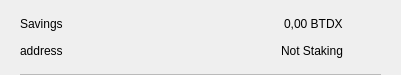
<?xml version="1.0" encoding="UTF-8"?>
<ui version="4.0">
 <class>CSRow</class>
 <widget class="QWidget" name="CSRow">
  <property name="geometry">
   <rect>
    <x>0</x>
    <y>0</y>
    <width>401</width>
    <height>75</height>
   </rect>
  </property>
  <property name="windowTitle">
   <string>Form</string>
  </property>
  <layout class="QVBoxLayout" name="verticalLayout">
   <property name="spacing">
    <number>0</number>
   </property>
   <property name="leftMargin">
    <number>20</number>
   </property>
   <property name="topMargin">
    <number>10</number>
   </property>
   <property name="rightMargin">
    <number>20</number>
   </property>
   <property name="bottomMargin">
    <number>0</number>
   </property>
   <item>
    <widget class="QWidget" name="info" native="true">
     <property name="minimumSize">
      <size>
       <width>0</width>
       <height>0</height>
      </size>
     </property>
     <layout class="QHBoxLayout" name="horizontalLayout_3">
      <property name="leftMargin">
       <number>0</number>
      </property>
      <property name="topMargin">
       <number>0</number>
      </property>
      <property name="rightMargin">
       <number>0</number>
      </property>
      <property name="bottomMargin">
       <number>10</number>
      </property>
      <item>
       <widget class="QWidget" name="container" native="true">
        <property name="minimumSize">
         <size>
          <width>0</width>
          <height>0</height>
         </size>
        </property>
        <layout class="QVBoxLayout" name="verticalLayout_2">
         <property name="spacing">
          <number>0</number>
         </property>
         <property name="leftMargin">
          <number>0</number>
         </property>
         <property name="topMargin">
          <number>0</number>
         </property>
         <property name="rightMargin">
          <number>0</number>
         </property>
         <property name="bottomMargin">
          <number>0</number>
         </property>
         <item>
          <layout class="QHBoxLayout" name="horizontalLayout">
           <item>
            <widget class="QLabel" name="labelName">
             <property name="text">
              <string>Savings</string>
             </property>
            </widget>
           </item>
           <item>
            <spacer name="horizontalSpacer">
             <property name="orientation">
              <enum>Qt::Horizontal</enum>
             </property>
             <property name="sizeHint" stdset="0">
              <size>
               <width>40</width>
               <height>20</height>
              </size>
             </property>
            </spacer>
           </item>
           <item>
            <widget class="QLabel" name="labelAmount">
             <property name="text">
              <string>0,00 BTDX</string>
             </property>
            </widget>
           </item>
          </layout>
         </item>
         <item>
          <layout class="QHBoxLayout" name="horizontalLayout_2">
           <item>
            <widget class="QLabel" name="labelAddress">
             <property name="text">
              <string>address</string>
             </property>
            </widget>
           </item>
           <item>
            <spacer name="horizontalSpacer_2">
             <property name="orientation">
              <enum>Qt::Horizontal</enum>
             </property>
             <property name="sizeHint" stdset="0">
              <size>
               <width>40</width>
               <height>20</height>
              </size>
             </property>
            </spacer>
           </item>
           <item>
            <widget class="QLabel" name="labelStaking">
             <property name="text">
              <string>Not Staking</string>
             </property>
            </widget>
           </item>
          </layout>
         </item>
        </layout>
       </widget>
      </item>
      <item alignment="Qt::AlignHCenter|Qt::AlignVCenter">
       <widget class="QPushButton" name="pushButtonMenu">
        <property name="minimumSize">
         <size>
          <width>24</width>
          <height>24</height>
         </size>
        </property>
        <property name="maximumSize">
         <size>
          <width>32</width>
          <height>32</height>
         </size>
        </property>
        <property name="focusPolicy">
         <enum>Qt::NoFocus</enum>
        </property>
        <property name="styleSheet">
         <string notr="true">border:none; background-color:transparent;</string>
        </property>
        <property name="text">
         <string/>
        </property>
        <property name="icon">
         <iconset>
          <normaloff>://ic-menu-hover</normaloff>://ic-menu-hover</iconset>
        </property>
        <property name="iconSize">
         <size>
          <width>24</width>
          <height>24</height>
         </size>
        </property>
       </widget>
      </item>
     </layout>
    </widget>
   </item>
   <item>
    <widget class="QLabel" name="lblDivisory">
     <property name="minimumSize">
      <size>
       <width>0</width>
       <height>1</height>
      </size>
     </property>
     <property name="maximumSize">
      <size>
       <width>16777215</width>
       <height>1</height>
      </size>
     </property>
     <property name="styleSheet">
      <string notr="true">background-color:#bababa;</string>
     </property>
     <property name="text">
      <string/>
     </property>
     <property name="alignment">
      <set>Qt::AlignBottom|Qt::AlignLeading|Qt::AlignLeft</set>
     </property>
    </widget>
   </item>
  </layout>
 </widget>
 <resources/>
 <connections/>
</ui>
